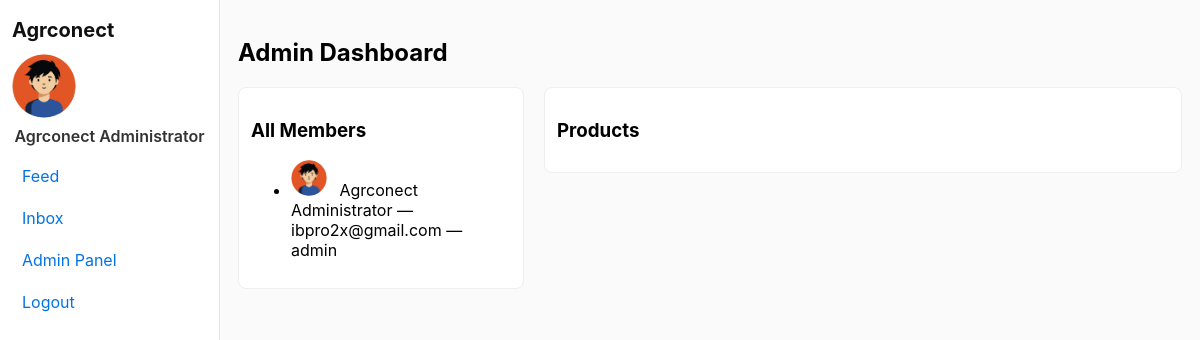
Page /dashboard (signed in) on the earlier database version.
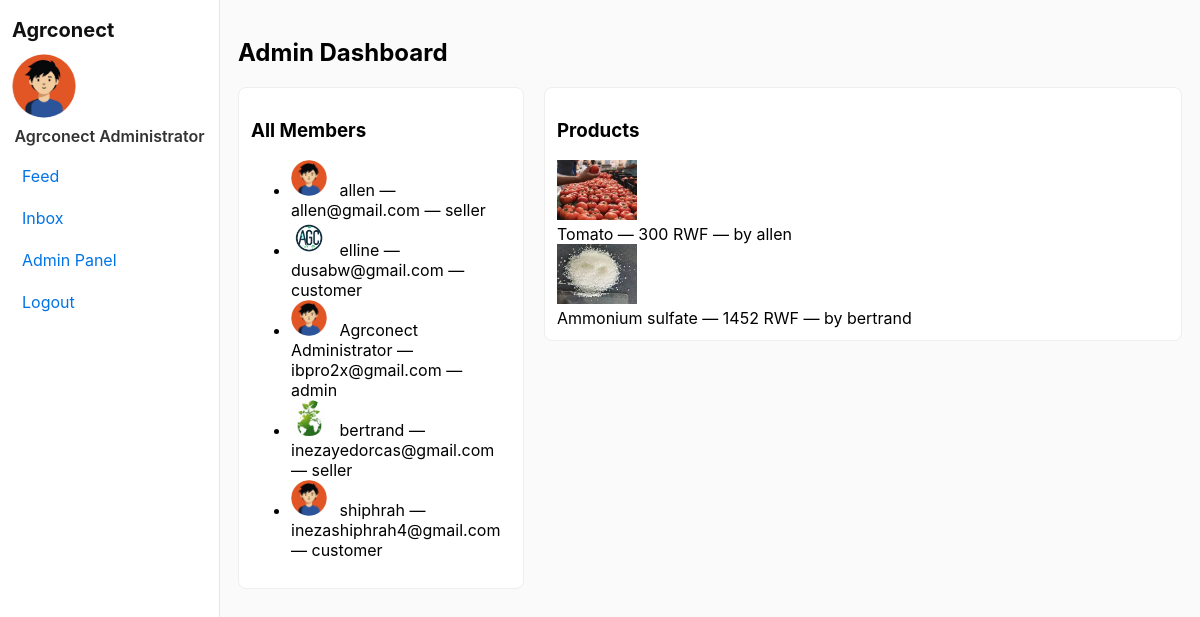
Same page on the later database version.
### app.py (models this page shows, shortened)
class User(db.Model, UserMixin):
    id = db.Column(db.Integer, primary_key=True)
    username = db.Column(db.String(120), nullable=False)
    email = db.Column(db.String(200), unique=True, nullable=False)
    password = db.Column(db.String(255), nullable=False)
    role = db.Column(db.String(20), nullable=False)  # 'seller' | 'customer' | 'admin'
    profile_pic = db.Column(db.String(300), default='default.png')
    created_at = db.Column(db.DateTime, default=datetime.utcnow)  # <-- added
    products = db.relationship('Product', backref='seller', lazy=True)
    comments = db.relationship('Comment', backref='user', lazy=True)
    messages_sent = db.relationship('Message', foreign_keys='Message.sender_id', backref='sender', lazy=True)
    messages_received = db.relationship('Message', foreign_keys='Message.receiver_id', backref='receiver', lazy=True)

class Product(db.Model):
    id = db.Column(db.Integer, primary_key=True)
    title = db.Column(db.String(200), nullable=False)
    description = db.Column(db.Text)
    price_rwf = db.Column(db.Integer, nullable=False)
    image = db.Column(db.String(300), default='default.png')
    seller_id = db.Column(db.Integer, db.ForeignKey('user.id'), nullable=False)
    created_at = db.Column(db.DateTime, default=datetime.utcnow)
    comments = db.relationship('Comment', backref='product', lazy=True)

### app.py (the view)
@app.route('/dashboard')
@login_required
def dashboard():
    products = Product.query.order_by(Product.created_at.desc()).all()
    if current_user.role == 'seller':
        return render_template('seller_dashboard.html', products=products)
    if current_user.role == 'customer':
        return render_template('customer_dashboard.html', products=products)
    if current_user.role == 'admin':
        users = User.query.order_by(User.created_at.desc()).all()
        return render_template('admin_dashboard.html', users=users, products=products)
    return abort(403)

### app.py (called while the page is built)
@app.before_request
def ensure_db():
    if not hasattr(app, 'db_ready'):
        db.create_all()
        admin_email = "ibpro2x@gmail.com"
        admin = User.query.filter_by(email=admin_email).first()
        if not admin:
            admin = User(username="Agrconect Administrator", email=admin_email, role="admin")
            admin.set_password("agrconect.admin")
            db.session.add(admin)
            db.session.commit()
        app.db_ready = True

@login_manager.user_loader
def load_user(user_id):
    return User.query.get(int(user_id))

### templates/admin_dashboard.html (shortened to what this page needs)
{% extends 'base.html' %}
{% block content %}
<h2>Admin Dashboard</h2>
<div class="admin-grid">
  <section class="members">
    <h3>All Members</h3>
    <ul>
      {% for u in users %}
      <li>
        <img src="{{ url_for('uploads', filename=u.profile_pic) }}" class="mini-avatar">
        {{ u.username }} — {{ u.email }} — {{ u.role }}
      </li>
      {% endfor %}
    </ul>
  </section>
  <section class="products">
    <h3>Products</h3>
    {% for p in products %}
      <div class="admin-product">
        <img src="{{ url_for('uploads', filename=p.image) }}" class="mini-thumb">
        <div>{{ p.title }} — {{ p.price_rwf }} RWF — by {{ p.seller.username }}</div>
      </div>
    {% endfor %}
  </section>
</div>
{% endblock %}

### templates/base.html (shortened to what this page needs)
<!doctype html>
<html>
<head>
  <link rel="stylesheet" href="{{ url_for('static', filename='css/style.css') }}">
</head>
<body>
  <div class="app">
    <aside class="sidebar">
      <div class="sidebar-top">
        <a href="{{ url_for('index') }}" class="brand">Agrconect</a>
      </div>
      {% if current_user.is_authenticated %}
      <div class="profile">
        <img src="{{ url_for('uploads', filename=current_user.profile_pic) }}" class="sidebar-avatar">
        <div class="profile-name">{{ current_user.username }}</div>
      </div>
      <nav class="menu">
        <a href="{{ url_for('dashboard') }}">Feed</a>
        <a href="{{ url_for('inbox') }}">Inbox</a>
        {% if current_user.role == 'admin' %}
        <a href="{{ url_for('dashboard') }}">Admin Panel</a>
        {% endif %}
        <a href="{{ url_for('logout') }}">Logout</a>
      </nav>
      {% endif %}
    </aside>
    <main class="main">
      {% block content %}{% endblock %}
    </main>
  </div>
</body>
</html>

Differences in the rows shown:
added User: profile_pic (placeholder picture), username "allen", email "allen@gmail.com", role "seller"
added User: profile_pic (picture), username "elline", email "dusabw@gmail.com", role "customer"
added User: profile_pic (picture), username "bertrand", email "inezayedorcas@gmail.com", role "seller"
added User: profile_pic (placeholder picture), username "shiphrah", email "inezashiphrah4@gmail.com", role "customer"
added Product: image (picture), title "Tomato", price_rwf "300", seller.username "allen"
added Product: image (picture), title "Ammonium sulfate", price_rwf "1452", seller.username "bertrand"
